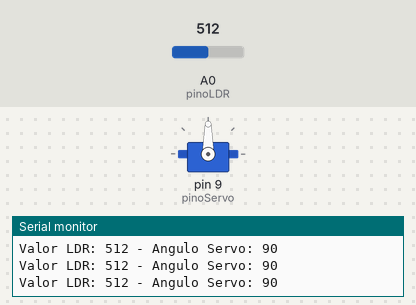
Recording of a sketch running on a simulated Arduino Uno, built with avr-gcc and run on an emulated ATmega328P. On the bench: servo, the last lines printed to the serial monitor. Inputs (shaded band) come from the test bench; at power-on: A0 (pinoLDR) = 512.

Above: at 1.2 s.
1.3 s: A0 (pinoLDR) set to 716
At 2.4 s:
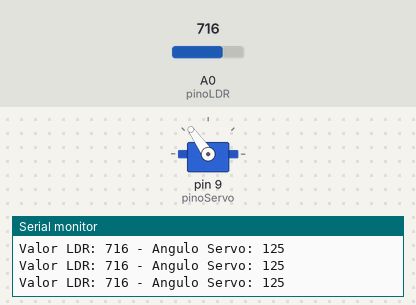
2.8 s: A0 (pinoLDR) set to 900
At 4.0 s:
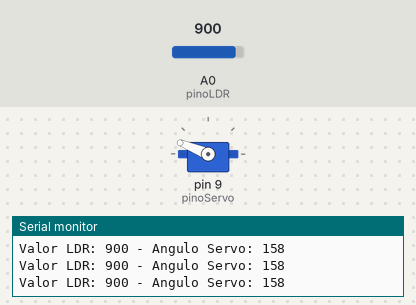
4.3 s: A0 (pinoLDR) set to 1023
At 5.5 s:
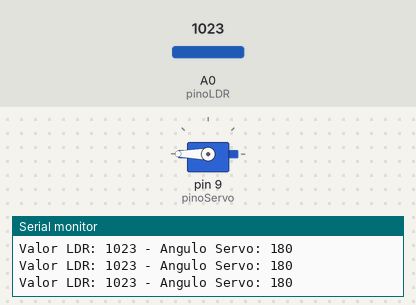
5.8 s: A0 (pinoLDR) set to 983
At 7.0 s:
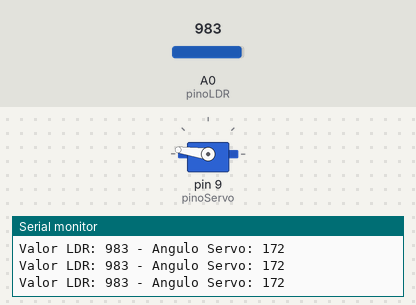
7.3 s: A0 (pinoLDR) set to 575
At 8.5 s:
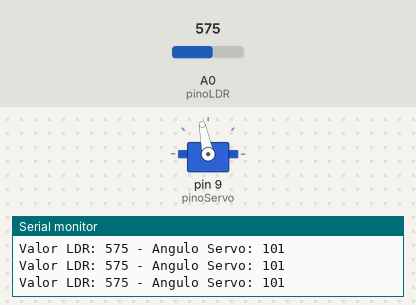
8.8 s: A0 (pinoLDR) set to 558
At 10.3 s:
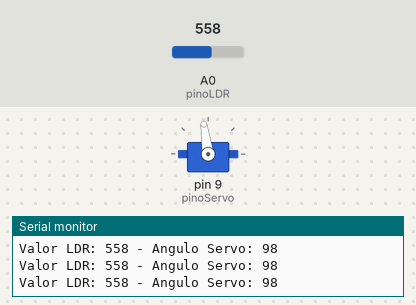
Timing chart, 0 to 11.8 s (numbered marks = the images above; inputs shaded):
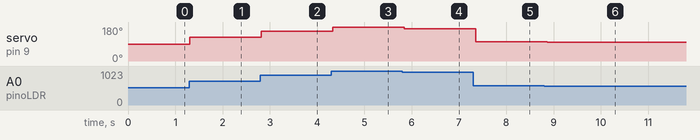

Measured:
- after the input at 1.3 s, servo on pin 9 (pinoServo): 90° → 125° at once
- after the input at 2.8 s, servo on pin 9 (pinoServo): 125° → 158° at once
- after the input at 4.3 s, servo on pin 9 (pinoServo): 158° → 180° at once
- after the input at 5.8 s, servo on pin 9 (pinoServo): 180° → 172° after 0.05 s
- after the input at 7.3 s, servo on pin 9 (pinoServo): 172° → 101° after 0.06 s
- after the input at 8.8 s, servo on pin 9 (pinoServo): 101° → 98° after 0.07 s

The sketch:

4.ino
```cpp
//Controle de servo com sensor LDR:
//Utilize um LDR e um servo motor. O ângulo do servo deve ser controlado pela intensidade de luz detectada pelo LDR.

#include <Servo.h>

Servo meuServo;

const int pinoLDR = A0;   // LDR conectado à entrada analógica A0
const int pinoServo = 9;  // Servo conectado ao pino digital 9

void setup() {
  meuServo.attach(pinoServo);
  meuServo.write(0);      // Inicializa servo na posição 0°
  Serial.begin(9600);
}

void loop() {
  int valorLDR = analogRead(pinoLDR);  // Lê o valor do LDR (0 a 1023)

  // Mapeia o valor do LDR para ângulo do servo (0° a 180°)
  int angulo = map(valorLDR, 0, 1023, 0, 180);

  meuServo.write(angulo);  // Define o ângulo do servo

  Serial.print("Valor LDR: ");
  Serial.print(valorLDR);
  Serial.print(" - Angulo Servo: ");
  Serial.println(angulo);

  delay(100);  // Pequeno delay para estabilidade
}
```
